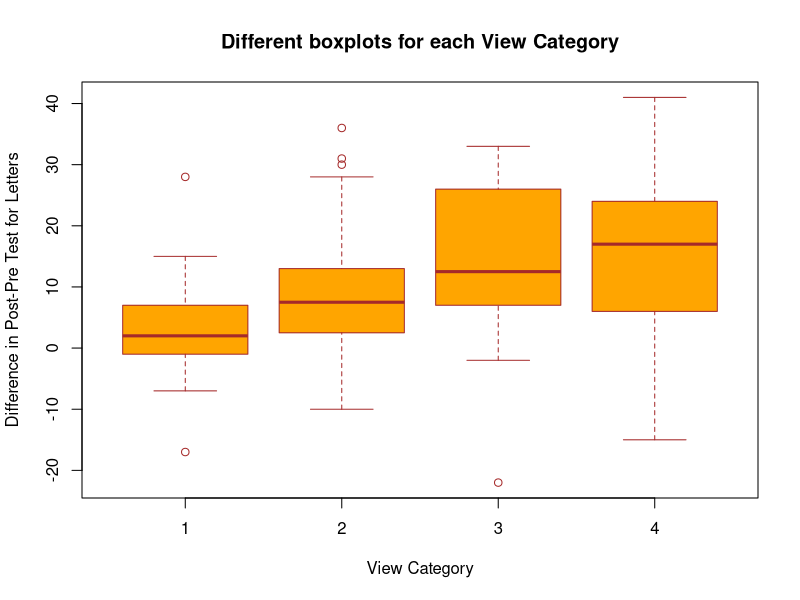

Reproduce this figure in R.
SesData = read.csv("SesameStreetData.csv", header = T)
SesData
attach(SesData)

####Create Boxplot

##Boxplot for letters vs. view Category
boxplot(Difflet~viewcat,
        data=SesData,
        main="Different boxplots for each View Category",
        xlab="View Category",
        ylab="Difference in Post-Pre Test for Letters",
        col="orange",
        border="brown"
)

##Boxplot for letters vs. sex
##Boxplot for letters vs. setting
##Boxplot for letters vs. viewenc
##Boxplot for letters vs. agecat